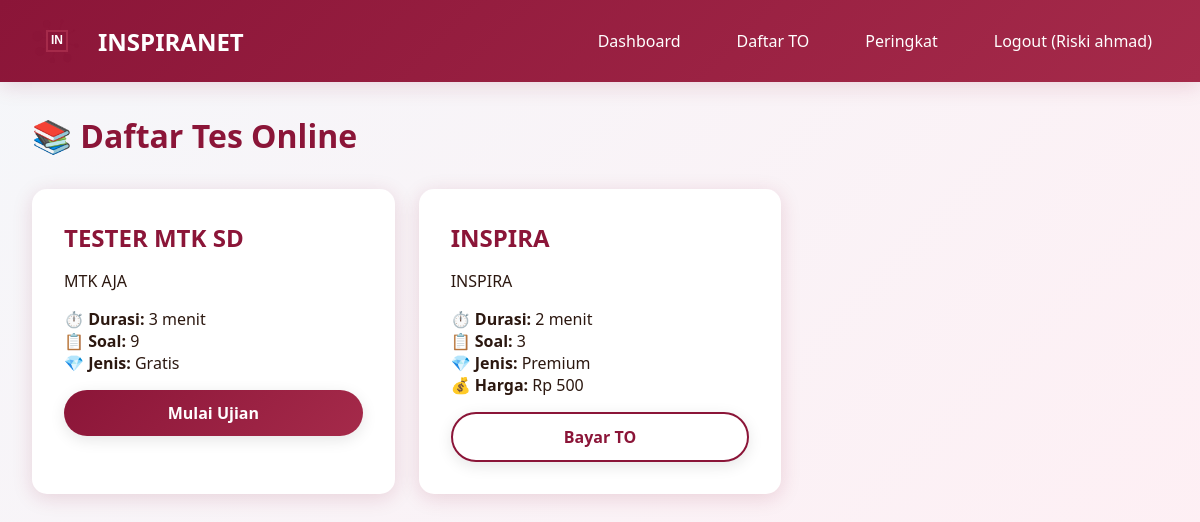
The page /student/exams (signed in) on the database as committed earlier.
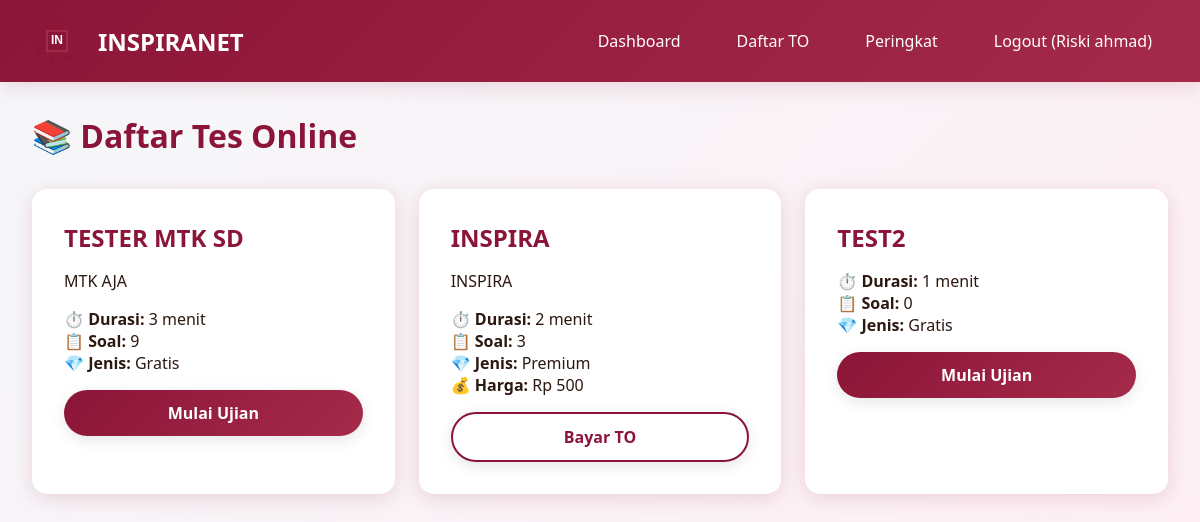
The same page on the database as committed later.
### models.py (models this page shows)
class Exam(db.Model):
    __tablename__ = 'exams'
    id = db.Column(db.Integer, primary_key=True)
    title = db.Column(db.String(200), nullable=False)
    description = db.Column(db.Text, nullable=True)
    duration_minutes = db.Column(db.Integer, nullable=False, default=120)
    total_questions = db.Column(db.Integer, nullable=False, default=0)
    is_premium = db.Column(db.Boolean, default=False)
    price = db.Column(db.Integer, default=0)
    is_active = db.Column(db.Boolean, default=True)
    created_by = db.Column(db.Integer, db.ForeignKey('users.id'), nullable=False)
    created_at = db.Column(db.DateTime, default=datetime.utcnow)
    questions = db.relationship('Question', backref='exam', lazy=True, cascade='all, delete-orphan')
    attempts = db.relationship('ExamAttempt', backref='exam', lazy=True, cascade='all, delete-orphan')
    payments = db.relationship('Payment', backref='exam', lazy=True, cascade='all, delete-orphan')
    leaderboard_entries = db.relationship('Leaderboard', backref='exam', lazy=True, cascade='all, delete-orphan')

### app.py (the view)
@app.route('/student/exams')
@login_required
def student_exams():
    if current_user.role != 'student':
        flash('Akses ditolak!', 'danger')
        return redirect(url_for('index'))
    exams = Exam.query.filter_by(is_active=True).all()
    exam_access = {}
    for exam in exams:
        if exam.is_premium:
            payment = Payment.query.filter_by(
                user_id=current_user.id,
                exam_id=exam.id,
                status='approved'
            ).first()
            exam_access[exam.id] = payment is not None
        else:
            exam_access[exam.id] = True
    return render_template('student_exams.html', exams=exams, exam_access=exam_access)

### app.py (called while the page is built)
@login_manager.user_loader
def load_user(user_id):
    return User.query.get(int(user_id))

@app.before_request
def ensure_db():
    if not hasattr(app, '_db_initialized'):
        app._db_initialized = True
        init_database()

### templates/student_exams.html (shortened to what this page needs)
{% extends "base.html" %}
{% block content %}
<h1 style="color: var(--primary-color); margin-bottom: 2rem;">📚 Daftar Tes Online</h1>
<div style="display: grid; grid-template-columns: repeat(auto-fill, minmax(350px, 1fr)); gap: 1.5rem;">
    {% for exam in exams %}
    <div class="card">
        <h2>{{ exam.title }}</h2>
        <p>{{ exam.description }}</p>
        <div style="margin: 1rem 0;">
            <p><strong>⏱️ Durasi:</strong> {{ exam.duration_minutes }} menit</p>
            <p><strong>📋 Soal:</strong> {{ exam.total_questions }}</p>
            <p><strong>💎 Jenis:</strong> {{ 'Premium' if exam.is_premium else 'Gratis' }}</p>
            {% if exam.is_premium %}
            <p><strong>💰 Harga:</strong> Rp {{ exam.price }}</p>
            {% endif %}
        </div>
        {% if exam_access[exam.id] %}
            <a href="{{ url_for('student_start_exam', id=exam.id) }}" class="btn btn-primary" style="width: 100%; text-decoration: none; text-align: center;">Mulai Ujian</a>
        {% elif exam.is_premium %}
            <a href="{{ url_for('student_pay_exam', id=exam.id) }}" class="btn btn-secondary" style="width: 100%; text-decoration: none; text-align: center;">Bayar TO</a>
        {% else %}
            <button class="btn btn-secondary" style="width: 100%;" disabled>Tidak Tersedia</button>
        {% endif %}
    </div>
    {% endfor %}
</div>
{% endblock %}

Rows that differ between the two databases and show on the page:
added Exam: title "TEST2", duration_minutes "1", total_questions "0", is_premium "Gratis"
